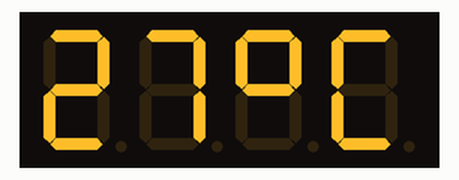
This sketch was run on a simulated Arduino Uno, built with avr-gcc and run on an emulated ATmega328P. Shown: 4-digit seven-segment display.

Above: at 0.1 s.
At 3.1 s:
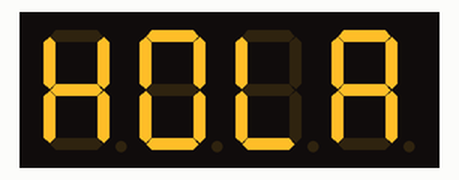

Measured:
- what the display in image 1 shows lasts 3.0 s, from 3.1 s to 6.1 s

The sketch:

BIOS_demo_disp7seg_mensajes.ino
```cpp
//----------------------------------------------------------------------------
// Programa: BIOS_demo_disp7seg_mensajes.ino (Arduino UNO rev3 + shield BIOS)
// Autor: D.Llorente (julio-2019)
// Descripción: Muestra los textos HOLA y 27ºC en el módulo TM1637
// Utiliza la librería TM1637 disponible en https://github.com/avishorp/TM1637
//----------------------------------------------------------------------------
#include <TM1637Display.h>
#define POT  A0
#define P1   A1
#define P2   A2
#define P3   A3
#define LED1 8
#define LED2 9
#define LED3 10
#define LED4 11
#define BUZZ 4
#define RETARDO  3000

// Config. Pines de conexión del módulo TM1637
#define CLK 12
#define DIO 13
TM1637Display display(CLK, DIO);

const uint8_t MSG_HOLA[] = {
  SEG_B | SEG_C | SEG_E | SEG_F | SEG_G,           // H
  SEG_A | SEG_B | SEG_C | SEG_D | SEG_E | SEG_F,   // O
  SEG_D | SEG_E | SEG_F,                           // L
  SEG_A | SEG_B | SEG_C | SEG_E | SEG_F | SEG_G,   // A
  };
const uint8_t MSG_GRADOS[] = {
  SEG_D,                                           // _
  SEG_D,                                           // _
  SEG_A | SEG_B | SEG_F | SEG_G,                   // º
  SEG_A | SEG_D | SEG_E | SEG_F,                   // C
  };

void setup()
{
  display.setBrightness(10);  // Selec. brillo 8 min -> 15 max
}

void loop()
{
  // Mostrar temperatura
  display.setSegments(MSG_GRADOS);          // Símbolos ºC
  display.showNumberDec(27, false, 2, 0);   // Dato 25 en la pos0
  delay(RETARDO);
  // Mensaje HOLA
  display.setSegments(MSG_HOLA);
  delay(RETARDO);
}
```
